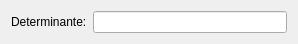
<?xml version="1.0" encoding="UTF-8"?>
<ui version="4.0">
 <class>DeterminanteLineEditDialog</class>
 <widget class="QDialog" name="DeterminanteLineEditDialog">
  <property name="geometry">
   <rect>
    <x>0</x>
    <y>0</y>
    <width>298</width>
    <height>44</height>
   </rect>
  </property>
  <property name="windowTitle">
   <string>Dialog</string>
  </property>
  <layout class="QHBoxLayout" name="horizontalLayout">
   <item>
    <widget class="QLabel" name="label">
     <property name="text">
      <string>Determinante:</string>
     </property>
    </widget>
   </item>
   <item>
    <widget class="QLineEdit" name="determinanteLineEdit"/>
   </item>
  </layout>
 </widget>
 <resources/>
 <connections/>
</ui>
